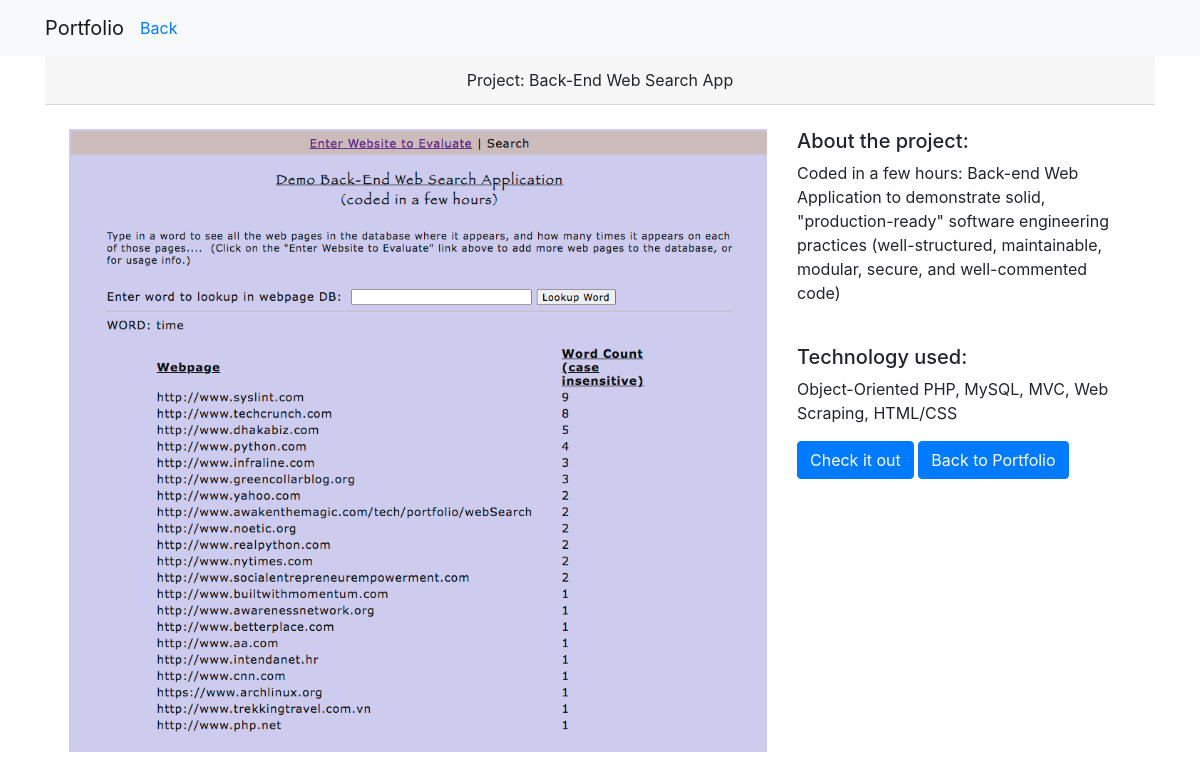
/projects/3, run on the app's committed database.
### projects/models.py (models this page shows, shortened)
class Project(models.Model):
    order = models.PositiveSmallIntegerField(default=1)
    title = models.CharField(max_length=100, default='')
    description = models.TextField(default='')
    technology = models.TextField(default='')
    image = models.CharField(max_length=100)
    project_link = models.URLField(blank=True)

### projects/views.py (the view)
# urls.py: path('<int:pk>', views.project_detail, name="project_detail"),
def project_detail(request, pk):
    project = Project.objects.get(pk=pk)
    return render(request, 'projects/project_detail.html', {'project': project})

### projects/templates/projects/project_detail.html
{% extends 'projects/base.html' %}
{% load static %}
{% block page_content %}
<div class="card-header text-center">Project: {{ project.title }}</div>
<div class="p-4 row">
    <div class="col-md-8">
	  <a href="{{ project.project_link }}" target="_blank">
        <img src="{% static project.image %}"  alt="screenshot for {{project.title}} project" width="100%">
	  </a>
    </div>
    <div class="col-md-4">
        <h5>About the project:</h5>
        <p>{{ project.description|safe }}</p>
        <br>
        <h5>Technology used:</h5>
        <p>{{ project.technology|safe }}</p>
        <a href="{{ project.project_link }}" class="btn btn-primary" target="_blank">Check it out</a>
        <a href="{% url 'projects:all_projects' %}"  class="btn btn-primary">Back to Portfolio</a>
    </div>
</div>
{% endblock %}

### data on the page
Project: title "Back-End Web Search App", image (picture), description "Coded in a few hours: Back-end Web Application to demonstrate solid, \"production-ready\" software engineering practices (well-structured, maintainable, modular, secure, and well-commented code)", technology "Object-Oriented PHP, MySQL, MVC, Web Scraping, HTML/CSS"
